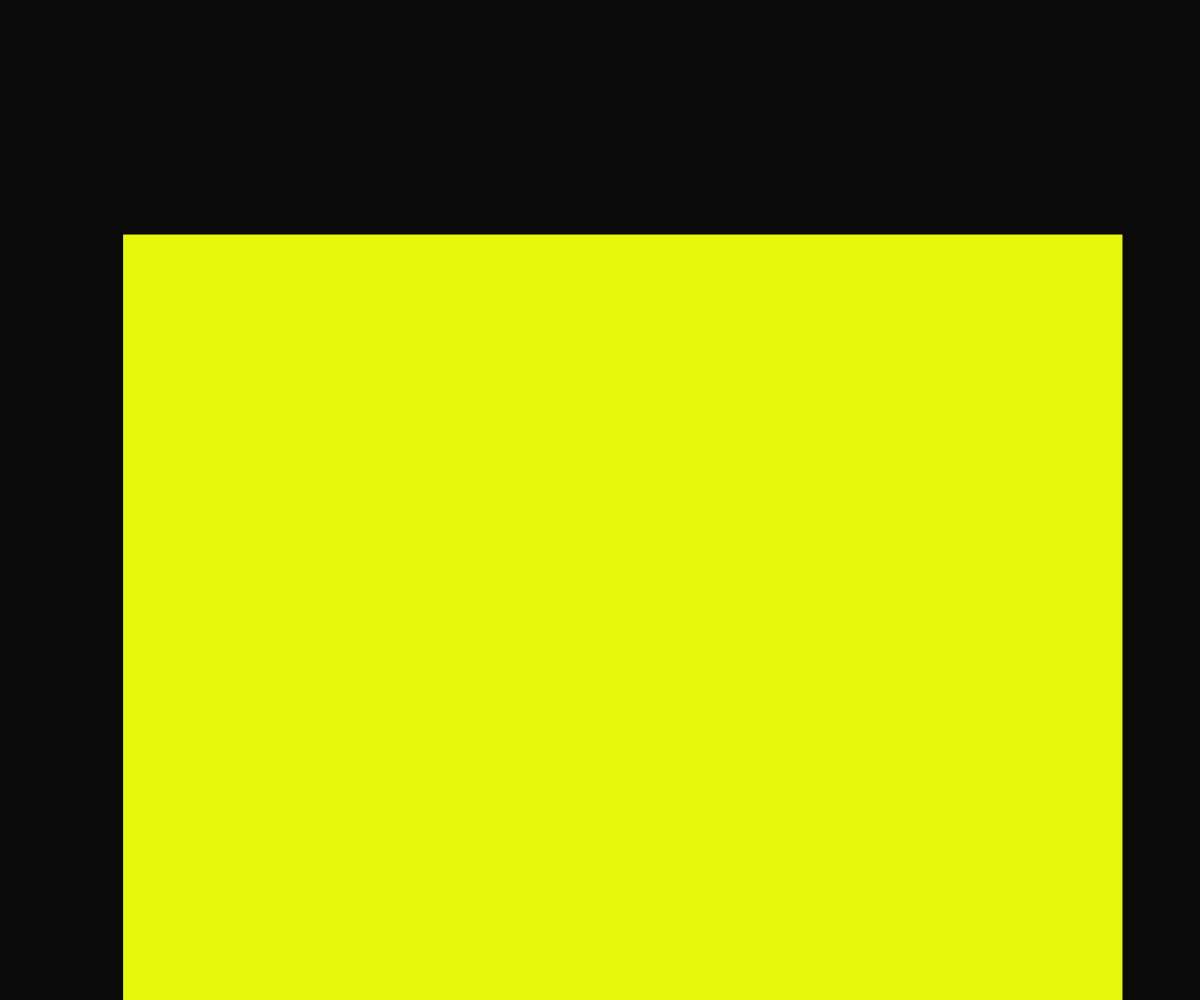
Frame 1 (no input)
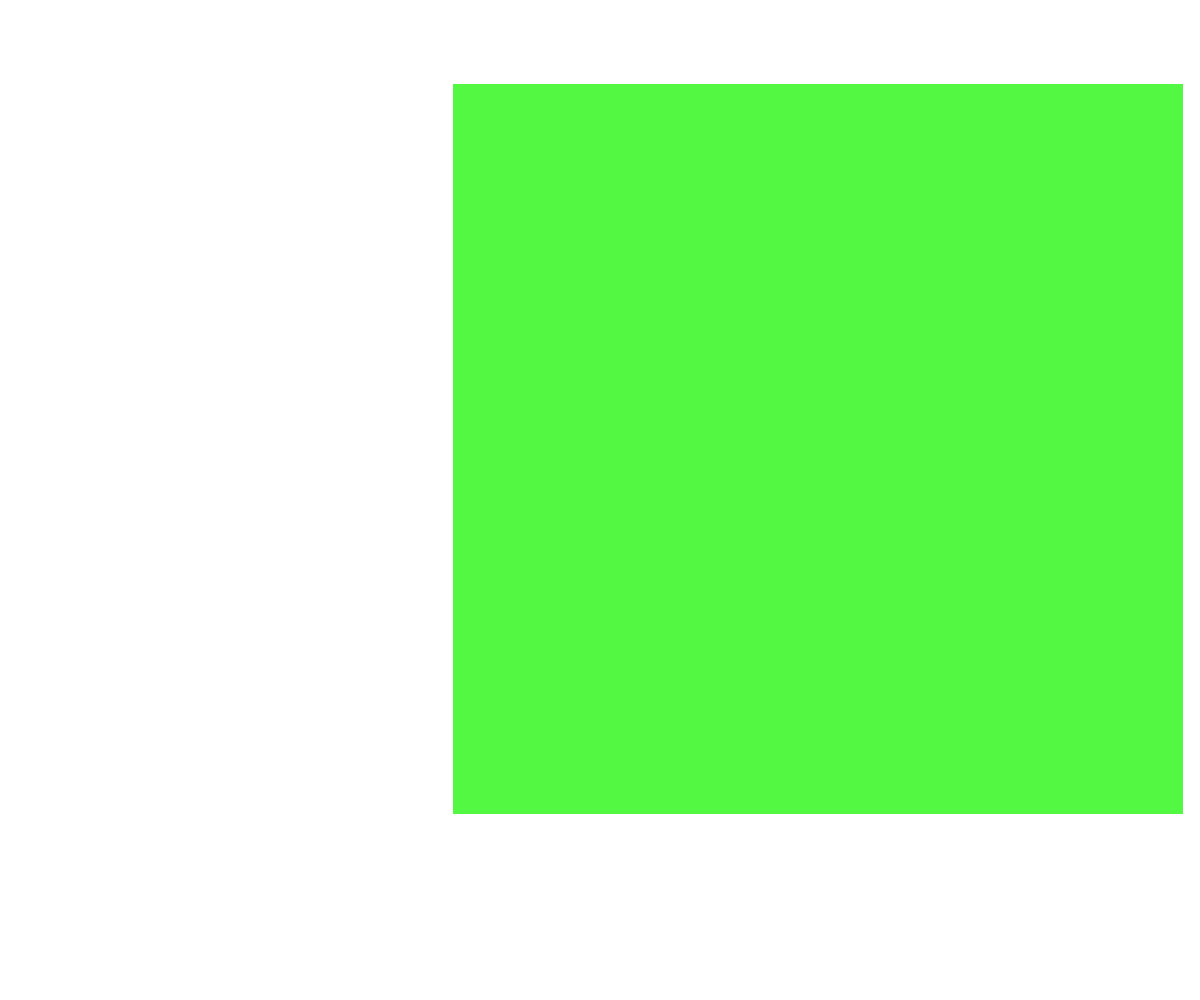
Frame 60 (no input)
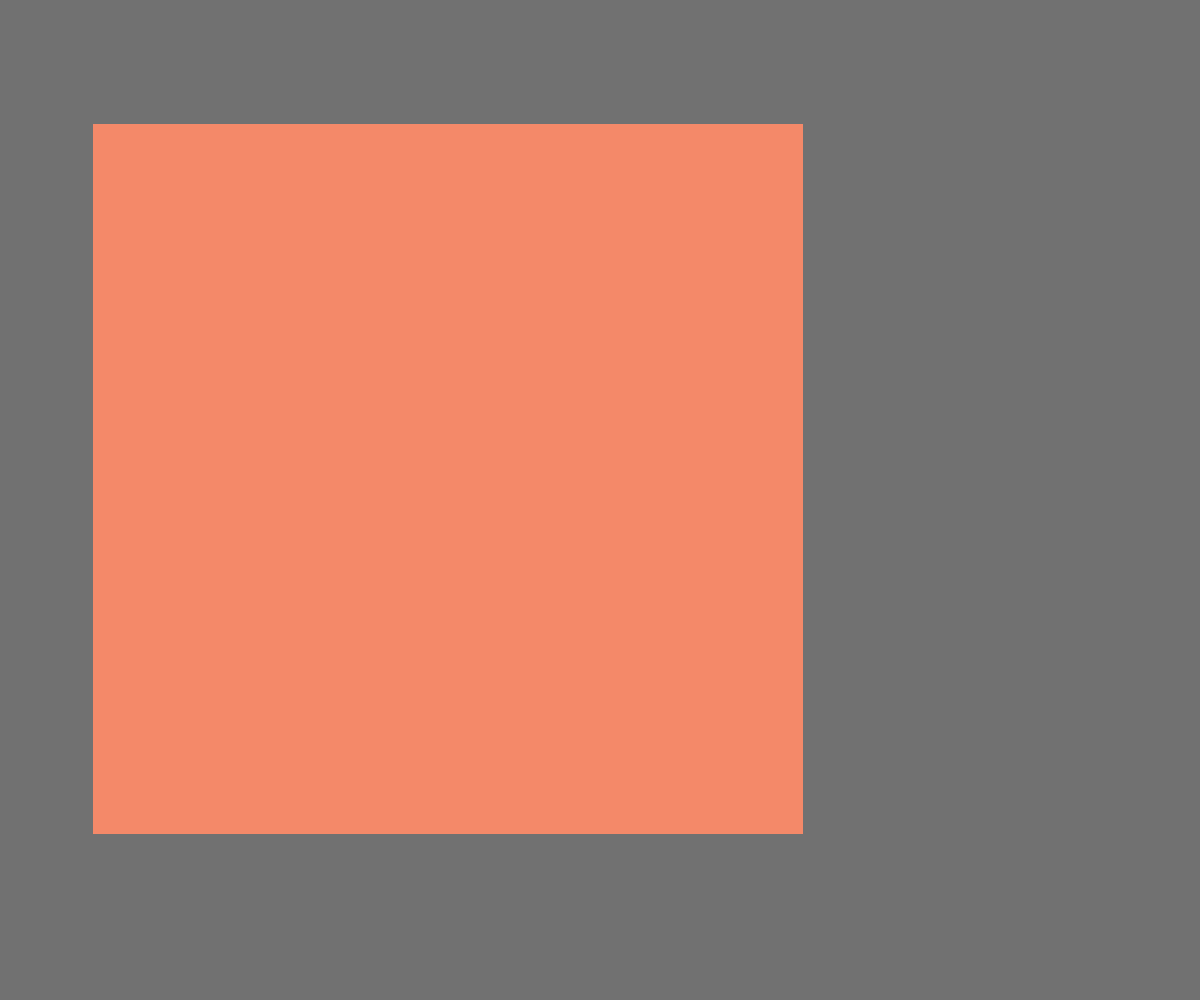
Frame 120 (the mouse pressed at the canvas centre since frame 60)

The p5.js sketch that drew these frames (run headless with seeded random() and noise() and a simulated clock; from frame 60 on, the mouse is pressed at the canvas centre):

// p5.js sketch
// ── sketch.js
let boxSize = 1000;
let posX = 123;
let posY = 234;

let vitX = 6;
let vitY = 10;

let r = Math.random() * 255;
let v = Math.random() * 255;
let b = Math.random() * 255;

let growth = -10;
let backgroundFlash = 0;

function setup() {
  createCanvas(windowWidth, windowHeight);
  print(r, v, b);
}

function draw() {

  let bgColor = lerp(10, 100, backgroundFlash);
  background(bgColor);

  fill(r, v, b);
  square(posX, posY, boxSize);
  noStroke();

  posX += vitX;
  posY += vitY;

  if (posX + boxSize > width || posX < 0) {
    vitX *= -1;
    BounceManager();
  }

  if (posY + boxSize > height || posY < 0) {
    vitY *= -1;
    BounceManager();
  }


  backgroundFlash *= 0.9; 
}

function BounceManager() {
  r = Math.random() * 255;
  v = Math.random() * 255;
  b = Math.random() * 255;
  boxSize += growth;


  backgroundFlash = 5; 
}
